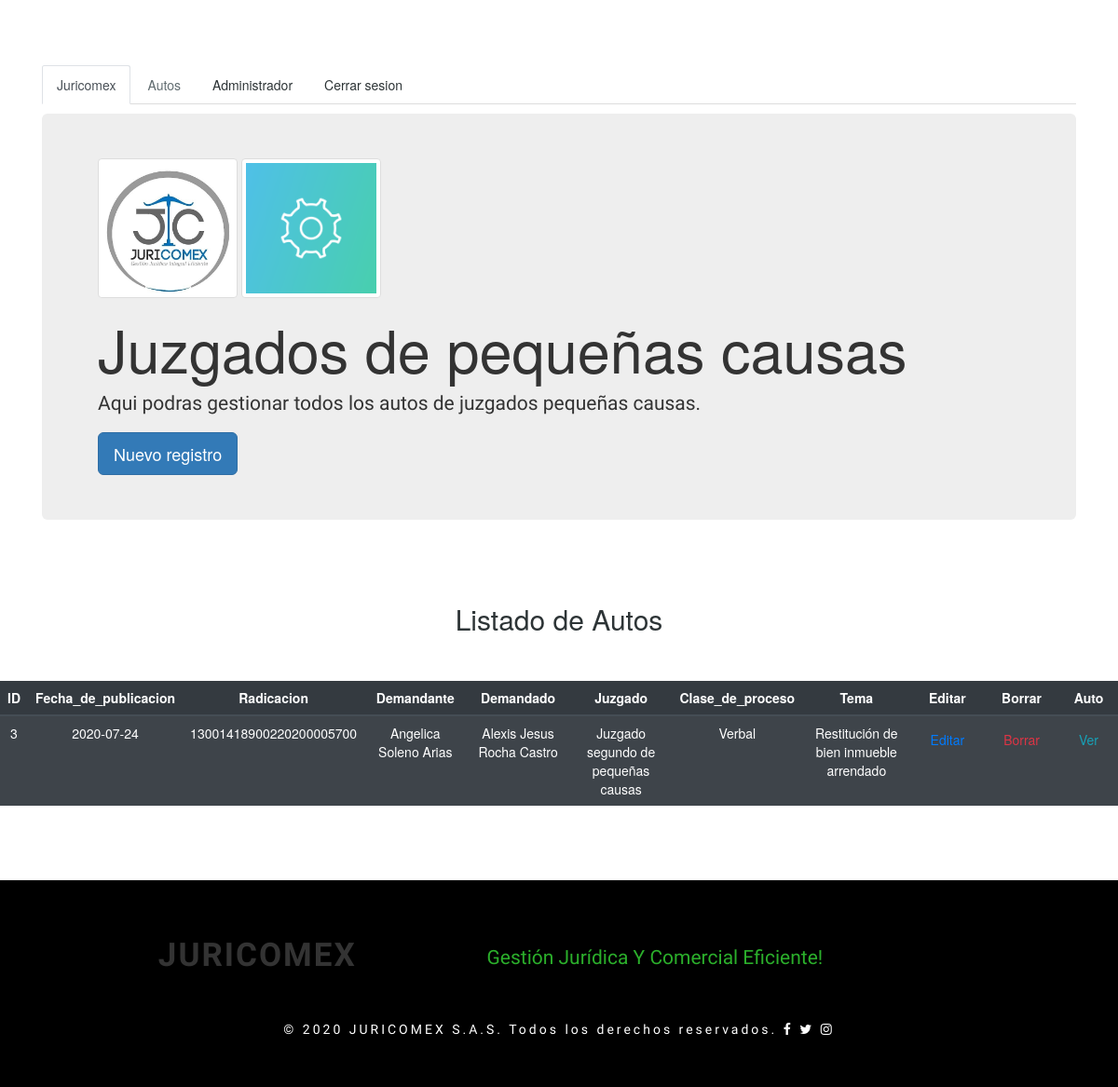
The app's page /pcausas.php (signed in) with its own data.
### pcausas.php (the view, shortened to what this page needs)
<?php
    if (isset($_SESSION['id'])) {
       $servername = "localhost";
        $username   = "root";
        $password   = "";
        $dbname     = "juricomex";
        try {
              $conn = new PDO("mysql:host=$servername;dbname=$dbname", $username, $password);
              $conn->setAttribute(PDO::ATTR_ERRMODE, PDO::ERRMODE_EXCEPTION);
              $stmt = $conn->prepare("SELECT * FROM jpequeñascausas LIMIT 10");
              $stmt->execute();
              $rows = $stmt->fetchAll(PDO::FETCH_OBJ);
          } catch(PDOexception $e) {
            echo $e->getMessage();
          }
        ?>
<!DOCTYPE html>
<html lang="es">
  <head>
 <link rel="stylesheet" href="https://stackpath.bootstrapcdn.com/bootstrap/4.5.0/css/bootstrap.min.css">
<link href="css/style.css" rel="stylesheet" type="text/css" media="all">
<link rel="stylesheet" href="css/flexslider.css" type="text/css" media="all" property="" />
<link href="css/easy-responsive-tabs.css" rel='stylesheet' type='text/css'/>
<link rel="stylesheet" href="css/chocolat.css" type="text/css" media="all">
<link href="css/bootstrap.min.css" rel="stylesheet" type="text/css" media="all">
<link href="css/font-awesome.min.css" rel="stylesheet" type="text/css" media="all">
  </head>
  <body>
<div class="container">
<ul class="nav nav-tabs">
  <li class="nav-item">
    <a class="nav-link active" href="index.php">Juricomex</a>
  </li>
  <li class="nav-item">
    <a style="color:#636e72;" class="nav-link disabled" href="#" tabindex="-1" aria-disabled="true">Autos</a>
  </li>
  <li class="nav-item">
    <a style="color:#2d3436;" class="nav-link" href="users.php">Administrador</a>
  </li>
  <li class="nav-item">
    <a style="color:#2d3436;" class="nav-link" href="logout.php">Cerrar sesion</a>
  </li>
</ul>
<div class="jumbotron mt-3">
  <img class="img-thumbnail" src="images/logo_juricomex.jpg" alt="" width="150px" height="150px">
  <img class="img-thumbnail" src="images/gestion.png" alt="" width="150px" height="150px">
  <h1>Juzgados de pequeñas causas</h1>
  <p class="lead">Aqui podras gestionar todos los autos de juzgados pequeñas causas.</p>
  <a class="btn btn-lg btn-primary" href="createpc.php" role="button">Nuevo registro</a>
 </div>
</div>
  <br><br>
      <h2 style="color:#2d3436; text-align: center;">Listado de Autos</h2><br><br>
      <div class="table-responsive">
        <table class="table table-striped table-dark">
          <thead class="thead-dark">
            <tr>
              <th style="text-align: center;">ID</th>
              <th style="text-align: center;">Fecha_de_publicacion</th>
              <th style="text-align: center;">Radicacion</th>
              <th style="text-align: center;">Demandante</th>
              <th style="text-align: center;">Demandado</th>
              <th style="text-align: center;">Juzgado</th>
              <th style="text-align: center;">Clase_de_proceso</th>
              <th style="text-align: center;">Tema</th>
              <th style="text-align: center;">Editar</th>
              <th style="text-align: center;">Borrar</th>
              <th style="text-align: center;">Auto</th>
            </tr>
          </thead>
          <tbody>
            <?php
               foreach ($rows as $row) {
            ?>
            <tr>
              <td style="color:#FFFFFF; text-align: center;"><?=$row->id?></td>
              <td style="color:#FFFFFF; text-align: center;"><?=$row->fechapublicacion?></td>
              <td style="color:#FFFFFF; text-align: center;"><?=$row->radicacion?></td>
              <td style="color:#FFFFFF; text-align: center;"><?=$row->demandante?></td>
              <td style="color:#FFFFFF; text-align: center;"><?=$row->demandado?></td>
              <td style="color:#FFFFFF; text-align: center;"><?=$row->juzgado?></td>
              <td style="color:#FFFFFF; text-align: center;"><?=$row->proceso?></td>
              <td style="color:#FFFFFF; text-align: center;"><?=$row->tema?></td>
              <td style="text-align: center;"><a href="editarpc.php?id=<?=$row->id?>" class="btn btn-outline-primary">Editar</a></td>
              <td style="text-align: center;"><a href="deletepc.php?id=<?=$row->id?>" class="btn btn-outline-danger">Borrar</a></td>
              <td style="text-align: center;"><a href="<?=$row->enlace?>" class="btn btn-outline-info">Ver</a></td>
            </tr>
            <?php
            }
            ?>
          </tbody>
        </table>
      </div>
<br><br><br>
<div class="footer-agile">
  <div class="container">
    <div class="col-md-5 footer-main1">
      <h2>JURICOMEX</h2>
    </div><br>
    <div class="col-md-7 footer-main2">
      <h4>Gestión jurídica y comercial eficiente!</h4>
    </div>
     <div class="clearfix"> </div>
    <div class="copyright-agile">
      <p>&copy; 2020 JURICOMEX S.A.S. Todos los derechos reservados.
      <a href="https://www.facebook.com/JURIComex/"><i class="fa fa-facebook f1" aria-hidden="true"></i></a>
      <a href="https://twitter.com/comexjuris" ><i class="fa fa-twitter f2" aria-hidden="true"></i></a>
      <a href="https://www.instagram.com/comexjuris/?hl=es-la" ><i class="fa fa-instagram f3" aria-hidden="true"></i></a>
      </p>
    </div>
  </div>
</div>
  </body>
</html>
 <?php
} else{
  header('location: login.php');
}
?>

### css/style.css (style rules this page uses)
h1,h2,h3,h4,h5,h6 { font-family: 'Play', sans-serif; }
body p { font-family: 'Play', sans-serif; }
ul ,ol { padding:0; }
h1,h2,h3,h4,h5,h6 { margin:0; }
.footer-agile { background: #000; padding:3em 0em; }
.footer-main2 h4 { font-size: 1.5em; text-transform: capitalize; color: #2baf2b; font-family: 'Play', sans-serif; }
.footer-main1 h2 { text-align: center; font-size: 2.5em; text-transform: uppercase; font-weight: bold; letter-spacing: 2px; font-family: 'Play', sans-serif; }
.copyright-agile { text-align: center; padding: 40px 0px 0px; }
.copyright-agile p { color: white; letter-spacing: 1px; font-size: 1em; letter-spacing:3px; }
.copyright-agile p a { color: #fff !important; font-family: 'Play', sans-serif; text-decoration: none !important; }

### css/easy-responsive-tabs.css (style rules this page uses)
body { margin: 0px; padding: 0px; background: #f5f5f5; font-weight: 500; }
ul.resp-tabs-list, p { margin: 0px; padding: 0px; }

### css/chocolat.css (style rules this page uses)
body { margin:0; padding:0; }

### pcausas.php (style rules this page uses)
body { background-image: url("images/fondo-bluejpg"); }
ul { margin-top: 5em; }

### records on screen
jpequeñascausas: id "3", fechapublicacion "2020-07-24", radicacion "13001418900220200005700", demandante "Angelica Soleno Arias", demandado "Alexis Jesus Rocha Castro", juzgado "Juzgado segundo de pequeñas causas", proceso "Verbal", tema "Restitución de bien inmueble arrendado"
